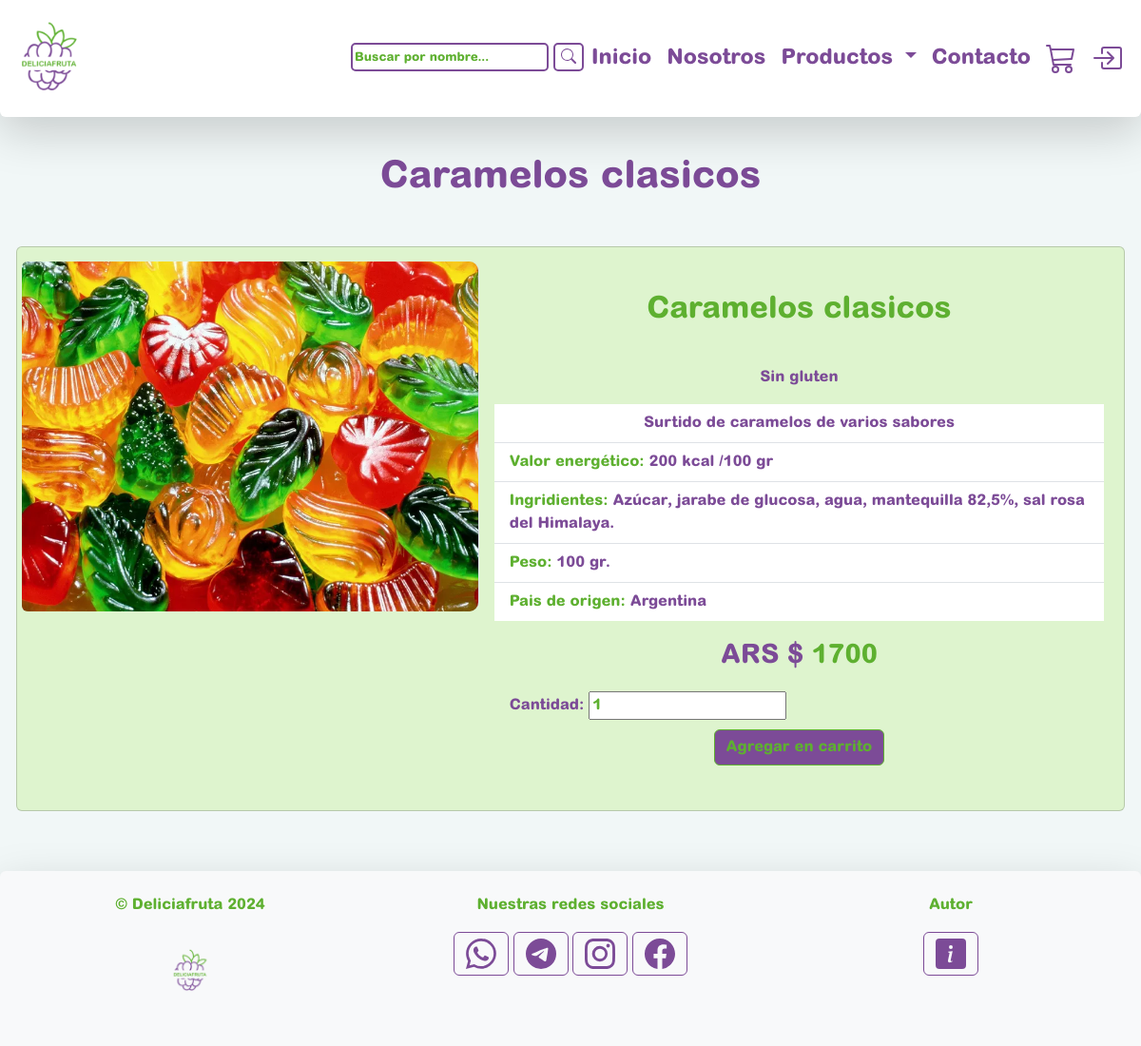
The app's page /index.php?sec=producto&id=1 with its own data.
### tables this page shows
CREATE TABLE `productos` (
  `id` int(10) UNSIGNED NOT NULL,
  `titulo` varchar(256) NOT NULL,
  `categoria_principal_id` int(10) UNSIGNED NOT NULL,
  `idoniedad_id` int(10) UNSIGNED NOT NULL,
  `subcategoria_id` int(10) UNSIGNED NOT NULL,
  `tipo_id` int(10) UNSIGNED NOT NULL,
  `valor_energetico` smallint(5) UNSIGNED NOT NULL,
  `peso` smallint(5) UNSIGNED NOT NULL,
  `origen` varchar(256) NOT NULL,
  `ingridientes` varchar(256) NOT NULL,
  `descripcion` text NOT NULL,
  `imagen` varchar(256) NOT NULL,
  `precio` float(8,2) NOT NULL
);

CREATE TABLE `subcategorias` (
  `id` int(10) UNSIGNED NOT NULL,
  `nombre_completo` varchar(256) NOT NULL,
  `descripcion` text NOT NULL
);

### class/Conexion.php (called while the page is built, shortened)
<?php
class Conexion
    {
        protected static ?PDO $db = null;
        protected static function conectar(){
            try {
                self::$db = new PDO(
                    self::DB_DSN,
                    self::DB_USER,
                    self::DB_PASS,
                    array(PDO::ATTR_ERRMODE => PDO::ERRMODE_EXCEPTION)
                );
            } catch (Exception $e) {
                die('Error al conectar con MySQL.');
            }
        }
        public static function getConexion(){
            return self::$db;
        }
    }

### class/Producto.php (called while the page is built, shortened)
<?php
class Producto
    {
        protected $valor_energetico;
        protected $peso;
        protected $titulo;
        protected $subcategoria;
        protected $descripcion;
        protected $origen;
        protected $ingridientes;
        protected $imagen;
        protected $precio;
        protected static $valores = ["id", "valor_energetico", "peso", "titulo", "descripcion", "origen", "ingridientes", "imagen", "precio"];
        public function mapear($productoArrayAsociativo) : self
        {
            $producto = new self();
            foreach (self::$valores as $valor) {
                if (isset($productoArrayAsociativo[$valor])) {
                    $producto->{$valor} = $productoArrayAsociativo[$valor];
                } else {
                    $producto->{$valor} = null;
                }
            }
            $producto->categoria_principal = (new Categoria())->catalogo_x_id($productoArrayAsociativo["categoria_principal_id"]);
            $producto->tipo = (new Tipo())->get_x_id($productoArrayAsociativo["tipo_id"]);
            $producto->idoniedad = (new Idoniedad())->get_x_id($productoArrayAsociativo["idoniedad_id"]);
            $producto->subcategoria = (new Subcategoria())->get_x_id($productoArrayAsociativo["subcategoria_id"]);
            if (isset($productoArrayAsociativo["categorias_secundarios"])) {
                $PSids = explode(",", $productoArrayAsociativo["categorias_secundarios"]);
                $categoria_secundario_array = [];
                foreach ($PSids as $PSid) {
                    $categoria_secundario_array[] = (new Categoria())->catalogo_x_id(intval($PSid));
                }
                $producto->categorias_secundarios = $categoria_secundario_array;
                $producto->categorias_secundarios_ids = $productoArrayAsociativo["categorias_secundarios"];
            } else {
                $producto->categorias_secundarios = [];
                $producto->categorias_secundarios_ids = '';
            }
            return $producto;
        }
        public function catalogo_completo()
        {
            $catalogo = [];
            $conexion = Conexion::getConexion();
            $query = 'SELECT productos.*, GROUP_CONCAT(producto_x_categoria.id_categoria) AS categorias_secundarios FROM productos
            LEFT JOIN producto_x_categoria ON productos.id = producto_x_categoria.id_producto
            GROUP BY productos.id';
            $PDOStatement = $conexion->prepare($query);
            $PDOStatement->setFetchMode(PDO::FETCH_ASSOC);
            $PDOStatement->execute();
            while ($producto = $PDOStatement->fetch()) {
                $catalogo[] = $this->mapear($producto);
            }
            return $catalogo;
        }
        public function catalogo_x_id($id)
        {
            $productos = $this->catalogo_completo();
            foreach ($productos as $producto) {
                if ($producto->id == $id) {
                    return $producto;
                }
            }
            return [];
        }
        public function getValor_energetico()
        {
            return $this->valor_energetico;
        }
        public function getPeso()
        {
            return $this->peso;
        }
        public function getTitulo()
        {
            return $this->titulo;
        }
        public function getSubcategoria()
        {
            return $this->subcategoria->getNombreCompleto();
        }
        public function getDescripcion()
        {
            return $this->descripcion;
        }
        public function getImagen()
        {
            return $this->imagen;
        }
        public function getPrecio()
        {
            return $this->precio;
        }
        public function getOrigen()
        {
            return $this->origen;
        }
        public function getIngridientes()
        {
            return $this->ingridientes;
        }
    }

### functions/autoload.php (called while the page is built, shortened)
<?php
    function autoloadClass($nombreClase){
        $archivoClase = __DIR__."/../class/$nombreClase.php";
    }

### class/Categoria.php (called while the page is built, shortened)
<?php
class Categoria
    {
        public function catalogo_completo(): array
        {
            $conexion = Conexion::getConexion();
            $query = "SELECT * FROM categorias";
            $PDOStatement = $conexion->prepare($query);
            $PDOStatement->setFetchMode(PDO::FETCH_CLASS, self::class);
            $PDOStatement->execute();
            $catalogo = $PDOStatement->fetchAll();
            return $catalogo;
        }
        public function catalogo_x_id(int $id)
        {
            $categorias = $this->catalogo_completo();
            foreach ($categorias as $categoria) {
                if ($categoria->id == $id) {
                    return $categoria;
                }
            }
            return [];
        }
    }

### class/Tipo.php (called while the page is built, shortened)
<?php
class Tipo
    {
        public function get_x_id(int $id) :? self
        {
            $conexion = Conexion::getConexion();
            $query = "SELECT * FROM tipo WHERE id = $id";
            $PDOStatement = $conexion->prepare($query);
            $PDOStatement->setFetchMode(PDO::FETCH_CLASS, self::class);
            $PDOStatement->execute();
            $resultado = $PDOStatement->fetch();
            return $resultado ? $resultado : null;
        }
    }

### class/Idoniedad.php (called while the page is built, shortened)
<?php
class Idoniedad
    {
        public function get_x_id(int $id) :? self
        {
            $conexion = Conexion::getConexion();
            $query = "SELECT * FROM idoniedad WHERE id = $id";
            $PDOStatement = $conexion->prepare($query);
            $PDOStatement->setFetchMode(PDO::FETCH_CLASS, self::class);
            $PDOStatement->execute();
            $resultado = $PDOStatement->fetch();
            return $resultado ? $resultado : null;
        }
    }

### class/Subcategoria.php (called while the page is built, shortened)
<?php
class Subcategoria
    {
        protected $nombre_completo;
        public function get_x_id(int $id) :? Subcategoria
        {
            $conexion = Conexion::getConexion();
            $query = "SELECT * FROM subcategorias WHERE id = $id";
            $PDOStatement = $conexion->prepare($query);
            $PDOStatement->setFetchMode(PDO::FETCH_CLASS, self::class);
            $PDOStatement->execute();
            $resultado = $PDOStatement->fetch();
            return $resultado ? $resultado : null;
        }
        public function getNombreCompleto()
        {
            return $this->nombre_completo;
        }
    }

### views/producto.php (the view, shortened to what this page needs)
<?php
    $id = $_GET['id'];
    $producto = (new Producto())->catalogo_x_id($id);
?>
<div class="row" >
    <?php if(isset( $producto )){ ?>
        <h1 class="text-center my-5"> <?= $producto->getTitulo() ?> </h1>
        <div class="col">
            <div class="card mb-5">
                <div class="row g-0">
                    <div class="col-md-5">
                        <img src="img/covers/<?= $producto->getImagen() ?>" class="img-fluid rounded-start border-end" alt="Imagen de  <?= $producto->getTitulo() ?>">
                    </div>
                    <div class="col-md-7 d-flex flex-column p-3">
                        <div class="card-body flex-grow-0">
                            <h2 class="card-title fs-2 mb-4"><?= $producto->getTitulo(); ?></h2>
                        </div>
                        <ul class="list-group list-group-flush">
                            <p class="card-text"><?= $producto->getSubcategoria() ?></p>
                            <li class="list-group-item text-center"><?= $producto->getDescripcion() ?></li>
                            <li class="list-group-item"><span>Valor energético: </span><?= $producto->getValor_energetico() ?> kcal /100 gr</li>
                            <li class="list-group-item"><span>Ingridientes: </span><?= $producto->getIngridientes() ?></li>
                            <li class="list-group-item"><span>Peso: </span><?= $producto->getPeso() ?> gr.</li>
                            <li class="list-group-item"><span>Pais de origen: </span><?= $producto->getOrigen() ?></li>
                        </ul>
                        <div class="card-body flex-grow-0 mt-auto">
                            <div class="fs-3 mb-3 fw-bold text-center"><span>ARS $ </span><?= $producto->getPrecio() ?></div>
                            <form action="admin/actions/add_item_acc.php" method="get">
                                <label for="">Cantidad:</label>
                                <input type="number" name="c" id="c" value="1">
                                <input class="btn btn-primary" type="submit" value="Agregar en carrito">
                            </form>
                        </div>
                    </div>
                </div>
            </div>
         </div>
    <?php }else{ ?>
    <?php } ?>
</div>

### css/estilos.css (style rules this page uses)
* { color: rgb(124, 75, 151); font-family: "Arial Rounded MT Std Extra Bold"; font-weight: bold; }
body { background-color: rgb(241, 247, 247); margin-top: 50px; padding-top: 50px; }
img { max-width: 100%; height: auto; border-radius: 10px; }
h1, h2, p { color: rgb(124, 75, 151); text-align: center; }
.btn-primary { background-color: rgb(124, 75, 151); color: rgb(94, 176, 48); border-color: rgb(94, 176, 48); }
.card { background-color: rgb(222, 244, 206); }
.fs-3 { color: rgb(94, 176, 48); }
.card-body h5, .card-title, .card-body p { color: rgb(94, 176, 48); }
.card li { color: rgb(124, 75, 151); }
.row { margin-left: 5px; margin-right: 5px; }
.row { margin-top: 15px; margin-bottom: 15px; }
input { color: rgb(94, 176, 48); }
#form button, .btn-primary { display: block; margin: 0 auto; margin-top: 10px; }

### views/producto.php (style rules this page uses)
.list-group-item span { color: rgb(94, 176, 48); }

### records on screen
productos: titulo "Caramelos clasicos", imagen (picture), descripcion "Surtido de caramelos de varios sabores", valor_energetico "200", ingridientes "Azúcar, jarabe de glucosa, agua, mantequilla 82,5%, sal rosa del Himalaya.", peso "100", origen "Argentina", precio "1700"
subcategorias: nombre_completo "Sin gluten"
